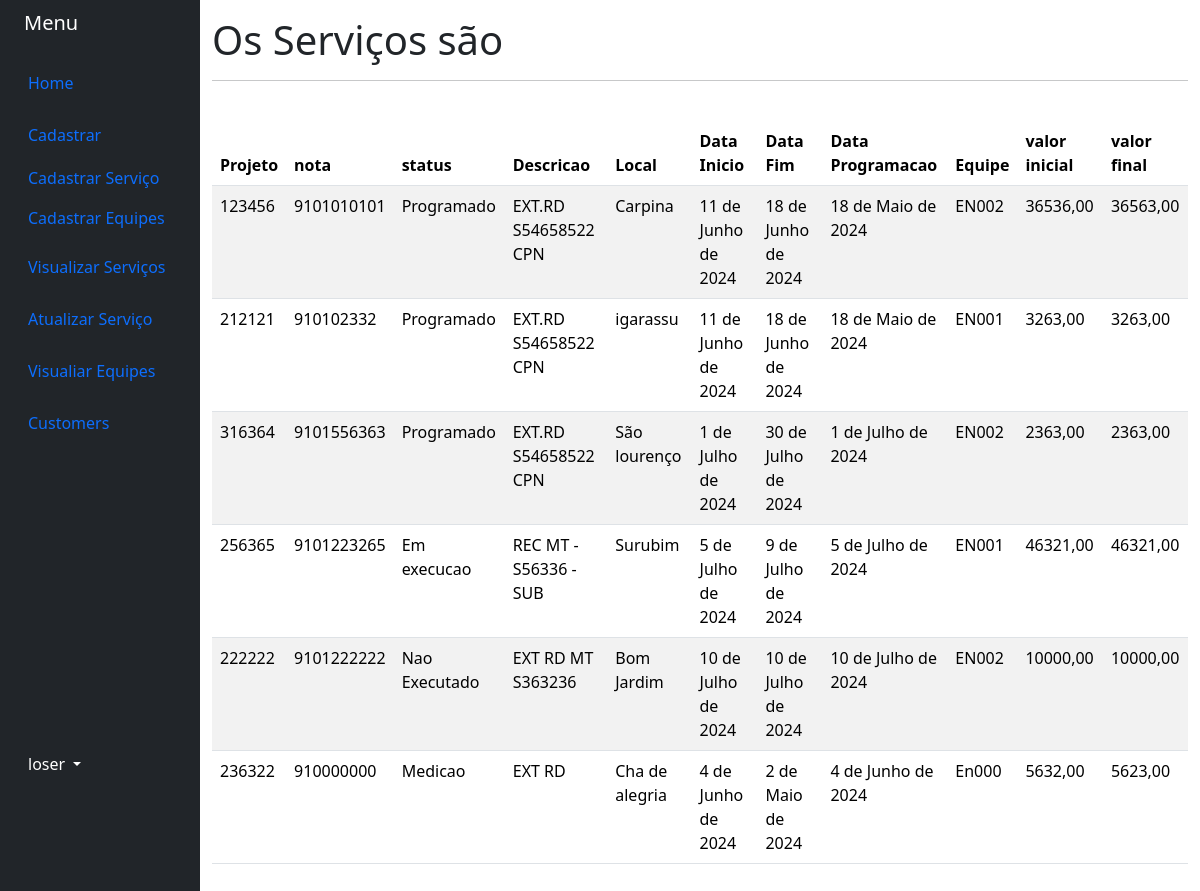
Page /VisualizarServicos/ on the earlier database version.
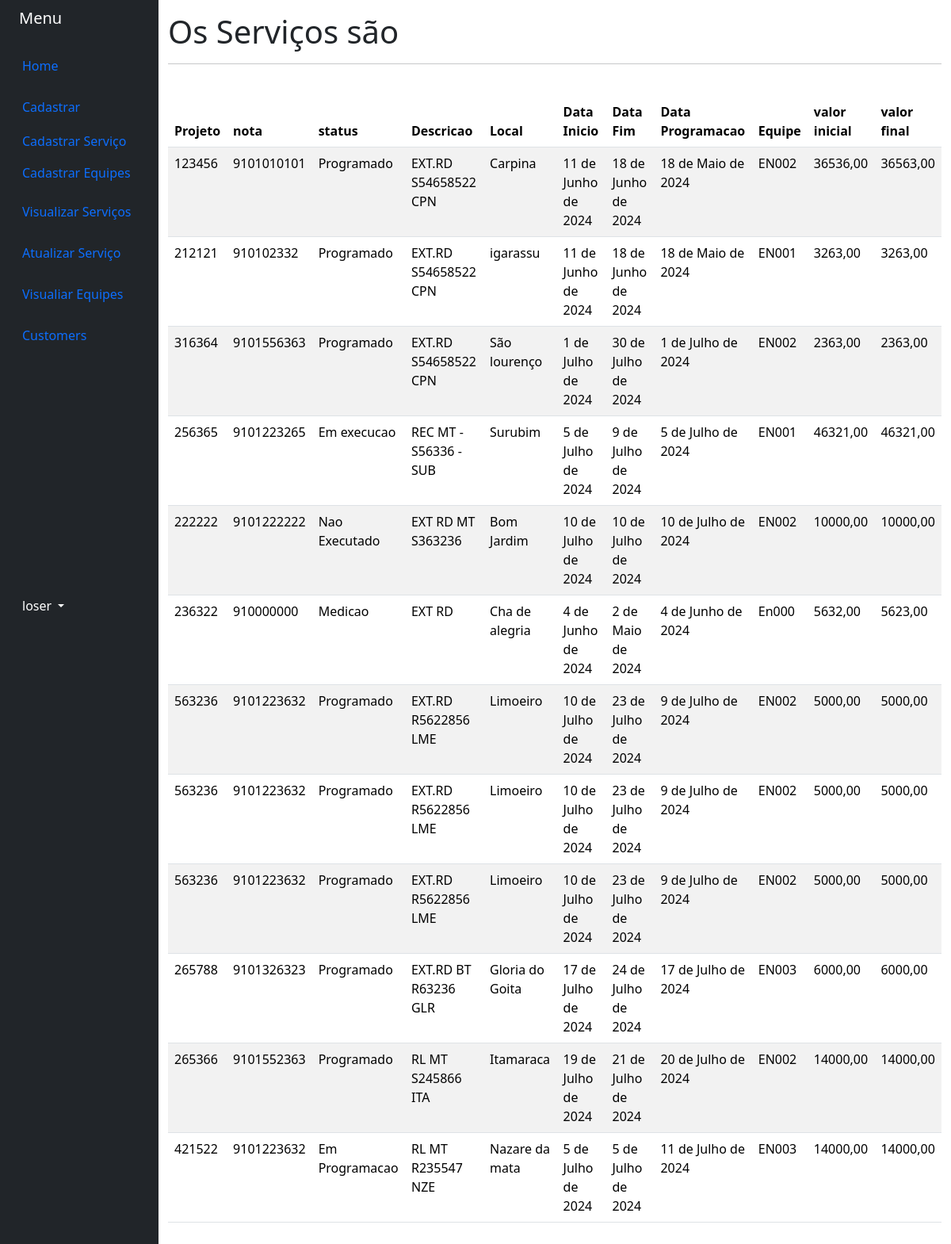
Same page on the later database version.
### Meuprojeto/models.py (models this page shows, shortened)
class Servico(models.Model):
    Status_projeto = [
        ("Em Programacao", "Em programacao"),
        ("Programado", "Programado"),
        ("Em execucao", "Em execucao"),
        ("Executado", "Executado"),
        ("Executado Fora Prazo", "Executado Fora Prazo"),
        ("Nao Executado", "Nao Executado"),
        ("Interropida", "Interropida"),
        ("Medicao", "Medicao"),
        ("Entregue", "Entregue"),
        ("Pago", "Pago"),
]
    Projeto = models.CharField(max_length=12)
    Nota = models.CharField(max_length=10)
    Status = models.CharField(max_length= 30, choices=Status_projeto)
    Descricao = models.CharField(max_length=50)
    Local = models.CharField(max_length=50)
    Data_Inicio = models.DateField(blank=True, null=True)
    Data_Fim = models.DateField(blank=True, null=True)
    Data_Programacao = models.DateField(blank=True, null=True)
    Equipe = models.CharField(max_length=5)
    valor_inicial = models.DecimalField(max_digits=10, decimal_places=2)
    valor_final = models.DecimalField(max_digits=10, decimal_places=2)

### Meuprojeto/views.py (the view)
# urls.py: path('VisualizarServicos/', views.VisualizarServicos, name='VisualizarServicos'),
def VisualizarServicos(request):
    visualizar_servicos = Servico.objects.all()
    return render(request, 'Visualizar.html', {'visualizar_servicos': visualizar_servicos})

### Meuprojeto/Templates/Visualizar.html (shortened to what this page needs)
{% extends 'base.html' %}
{% block 'Material' %}
<h1>Os Serviços são</h1>
<hr>
<br>
<table class="table table-striped">
  <thead>
    <tr>
      <th scope="col">Projeto</th>
      <th scope="col">nota</th>
      <th scope="col">status</th>
      <th scope="col">Descricao</th>
      <th scope="col">Local</th>
      <th scope="col">Data Inicio</th>
      <th scope="col">Data Fim</th>
      <th scope="col">Data Programacao</th>
      <th scope="col">Equipe</th>
      <th scope="col">valor inicial</th>
      <th scope="col">valor final</th>
    </tr>
  </thead>
  <tbody>
      {% for Servico in visualizar_servicos %}
        <tr>
          <td>{{Servico.Projeto}}</td>
          <td>{{Servico.Nota}}</td>
          <td>{{Servico.Status}}</td>
          <td>{{Servico.Descricao}}</td>
          <td>{{Servico.Local}}</td>
          <td>{{Servico.Data_Inicio}}</td>
          <td>{{Servico.Data_Fim}}</td>
          <td>{{Servico.Data_Programacao}}</td>
          <td>{{Servico.Equipe}}</td>
          <td>{{Servico.valor_inicial}}</td>
          <td>{{Servico.valor_final}}</td>
        </tr>
      {% endfor %}
  </tbody>
</div>
{% endblock %}

### Meuprojeto/Templates/base.html (shortened to what this page needs)
<!doctype html>
<html lang="en">
  <head>
    <link href="https://cdn.jsdelivr.net/npm/bootstrap@5.3.3/dist/css/bootstrap.min.css" rel="stylesheet">
  </head>
  <body>
    <div class="container-fluid">
        <div class="row flex-nowrap">
            <div class="col-auto col-md-3 col-xl-2 px-sm-2 px-0 bg-dark">
                <div class="d-flex flex-column align-items-center align-items-sm-start px-3 pt-2 text-white min-vh-100">
                    <a href="/" class="d-flex align-items-center pb-3 mb-md-0 me-md-auto text-white text-decoration-none">
                        <span class="fs-5 d-none d-sm-inline">Menu</span>
                    </a>
                    <ul class="nav nav-pills flex-column mb-sm-auto mb-0 align-items-center align-items-sm-start" id="menu">
                        <li class="nav-item">
                            <a href="{% url 'home' %}" class="nav-link align-middle px-0">
                                 <span class="ms-1 d-none d-sm-inline">Home</span>
                            </a>
                        </li>
                        <li>
                            <a href="#submenu1" data-bs-toggle="collapse" class="nav-link px-0 align-middle">
                                 <span class="ms-1 d-none d-sm-inline">Cadastrar</span> </a>
                            <ul class="collapse show nav flex-column ms-1" id="submenu1" data-bs-parent="#menu">
                                <li class="w-100">
                                    <a href="{% url 'cadastroservico' %}" class="nav-link px-0"> <span class="d-none d-sm-inline">Cadastrar Serviço</span> </a>
                                </li>
                                <li>
                                    <a href="{% url 'cadastroequipe' %}" class="nav-link px-0"> <span class="d-none d-sm-inline">Cadastrar Equipes</span>  </a>
                                </li>
                            </ul>
                        </li>
                        <li>
                            <a href="{% url 'VisualizarServicos' %}" class="nav-link px-0 align-middle">
                                 <span class="ms-1 d-none d-sm-inline">Visualizar Serviços</span></a>
                        </li>
                        <li>
                            <a href="#submenu2" data-bs-toggle="collapse" class="nav-link px-0 align-middle ">
                                 <span class="ms-1 d-none d-sm-inline">Atualizar Serviço</span></a>
                        </li>
                        <li>
                            <a href="{% url 'visualizarequipes' %}" data-bs-toggle="collapse" class="nav-link px-0 align-middle">
                                 <span class="ms-1 d-none d-sm-inline">Visualiar Equipes</span> </a>
                        </li>
                        <li>
                            <a href="#" class="nav-link px-0 align-middle">
                                 <span class="ms-1 d-none d-sm-inline">Customers</span> </a>
                        </li>
                    </ul>
                    <div class="dropdown pb-4">
                        <a href="#" class="d-flex align-items-center text-white text-decoration-none dropdown-toggle" id="dropdownUser1" data-bs-toggle="dropdown" aria-expanded="false">
                            <span class="d-none d-sm-inline mx-1">loser</span>
                        </a>
                    </div>
                </div>
            </div>
            <div class="col py-3">
                {% block 'Material' %}{% endblock %}
            </div>
        </div>
  </body>
</html>

Differences in the rows shown:
added Servico: Projeto "563236", Nota "9101223632", Status "Programado", Descricao "EXT.RD R5622856 LME", Local "Limoeiro", Data_Inicio "10 de Julho de 2024", Data_Fim "23 de Julho de 2024", Data_Programacao "9 de Julho de 2024", Equipe "EN002", valor_inicial "5000,00", valor_final "5000,00"
added Servico: Projeto "563236", Nota "9101223632", Status "Programado", Descricao "EXT.RD R5622856 LME", Local "Limoeiro", Data_Inicio "10 de Julho de 2024", Data_Fim "23 de Julho de 2024", Data_Programacao "9 de Julho de 2024", Equipe "EN002", valor_inicial "5000,00", valor_final "5000,00"
added Servico: Projeto "563236", Nota "9101223632", Status "Programado", Descricao "EXT.RD R5622856 LME", Local "Limoeiro", Data_Inicio "10 de Julho de 2024", Data_Fim "23 de Julho de 2024", Data_Programacao "9 de Julho de 2024", Equipe "EN002", valor_inicial "5000,00", valor_final "5000,00"
added Servico: Projeto "265788", Nota "9101326323", Status "Programado", Descricao "EXT.RD BT R63236 GLR", Local "Gloria do Goita", Data_Inicio "17 de Julho de 2024", Data_Fim "24 de Julho de 2024", Data_Programacao "17 de Julho de 2024", Equipe "EN003", valor_inicial "6000,00", valor_final "6000,00"
added Servico: Projeto "265366", Nota "9101552363", Status "Programado", Descricao "RL MT S245866 ITA", Local "Itamaraca", Data_Inicio "19 de Julho de 2024", Data_Fim "21 de Julho de 2024", Data_Programacao "20 de Julho de 2024", Equipe "EN002", valor_inicial "14000,00", valor_final "14000,00"
added Servico: Projeto "421522", Nota "9101223632", Status "Em Programacao", Descricao "RL MT R235547 NZE", Local "Nazare da mata", Data_Inicio "5 de Julho de 2024", Data_Fim "5 de Julho de 2024", Data_Programacao "11 de Julho de 2024", Equipe "EN003", valor_inicial "14000,00", valor_final "14000,00"
